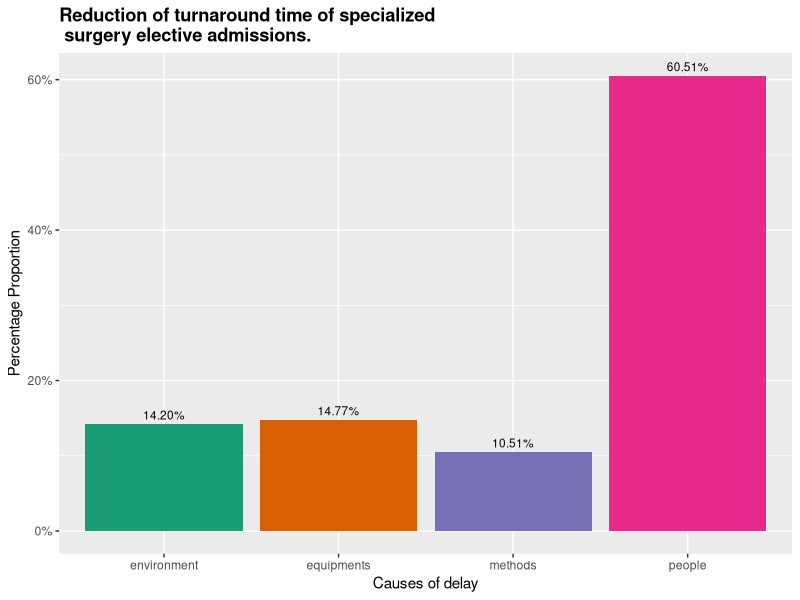

This figure's R source:
## ---- chunk 1
knitr::opts_chunk$set(echo = TRUE, 
                      warnings= FALSE,
                      message = FALSE)
library(tidyverse)
## ---- chunk 2
data_11<- data.frame(quiz1a = c(rep(1,22),rep(2,4)),
                   quiz1b = c(rep(1,14),rep(2,12)),
                   quiz1c = c(rep(1,24),rep(2,2)),
                   quiz1d = c(rep(1,17),rep(2,9)),
                   quiz1e = c(rep(1,20),rep(2,6)),
                   quiz1f = c(rep(1,24),rep(2,2)),
                   quiz2a = c(rep(1,21),rep(2,5)),
                   quiz2b = c(rep(1,21),rep(2,5)),
                   quiz2c = c(rep(1,25),rep(2,1)),
                   quiz2d = c(rep(1,25),rep(2,1)),
                   quiz3a = c(rep(1,24),rep(2,2)),
                   quiz3b = c(rep(1,26),rep(2,0)),
                   quiz4a = c(rep(1,26),rep(2,0)),
                   quiz4b = c(rep(1,26),rep(2,0)),
                   quiz5a = c(rep(1,16),rep(2,10)),
                   quiz5b = c(rep(1,21),rep(2,5)))
## ---- chunk 3
data_11 %>%
  gather(key="Questions",value, quiz1a:quiz1f) -> p
pp<-subset(p, select = c('Questions' , 'value'))
pp$Questions<-"people"
pp<-pp[pp$value==1,]

data_11 %>%
  gather(key="Questions",value, quiz2a:quiz2d) -> h
hh<-subset(h, select = c('Questions' , 'value'))
hh$Questions<-"people"
hh<-hh[hh$value==1,]

data_11 %>%
  gather(key="Questions",value, quiz3a:quiz3b) -> i
ii<-subset(i, select = c('Questions' , 'value'))
ii$Questions<-"environment"
ii<-ii[ii$value==1,]

data_11 %>%
  gather(key="Questions",value, quiz4a:quiz4b) -> j
jj<-subset(j, select = c('Questions' , 'value'))
jj$Questions<-"equipments"
jj<-jj[jj$value==1,]

data_11 %>%
  gather(key="Questions",value, quiz5a:quiz5b) -> k
kk<-subset(k, select = c('Questions' , 'value'))
kk$Questions<-"methods"
kk<-kk[kk$value==1,]

n<-rbind(pp,hh,ii,jj,kk)



ggplot(data=n,aes(x=factor(Questions),y=prop.table(stat(count)),
                  fill = factor(Questions),
                  label=scales::percent(prop.table(stat(count)))))+
  geom_bar(position = "dodge")+
  scale_y_continuous(labels = scales::percent)+
  geom_text(stat = 'count',
            vjust= -0.5,
            size= 3)+
   scale_fill_brewer(palette = "Dark2")+
  #scale_x_discrete( labels =c("Yes","No"))+
  labs(x = "Causes of delay",y = "Percentage Proportion",title = "Reduction of turnaround time of specialized \n surgery elective admissions.")+
  theme(legend.position = "none",plot.title = element_text(face="bold"))
